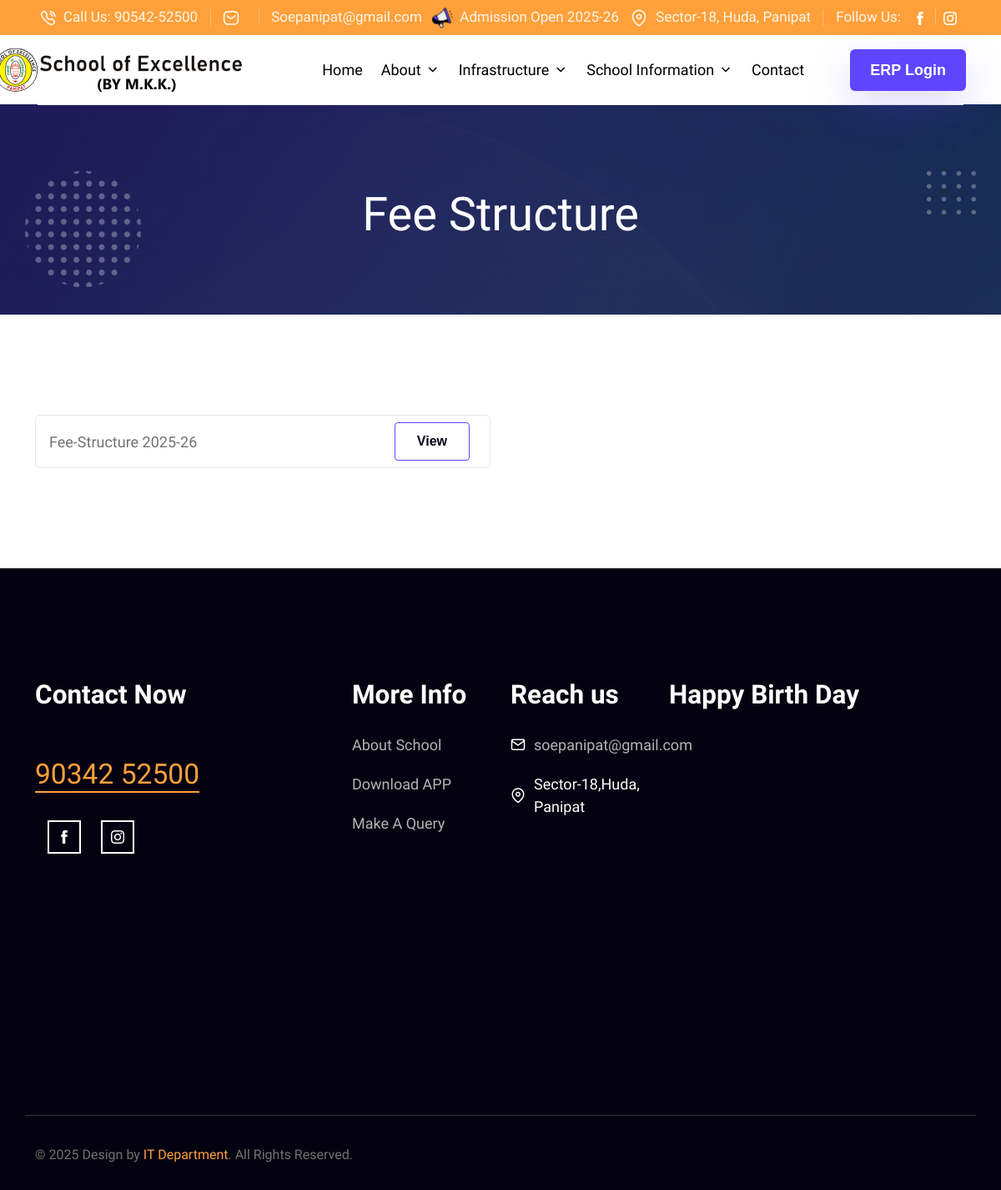
The page /fee-structure.php on the database as committed earlier.
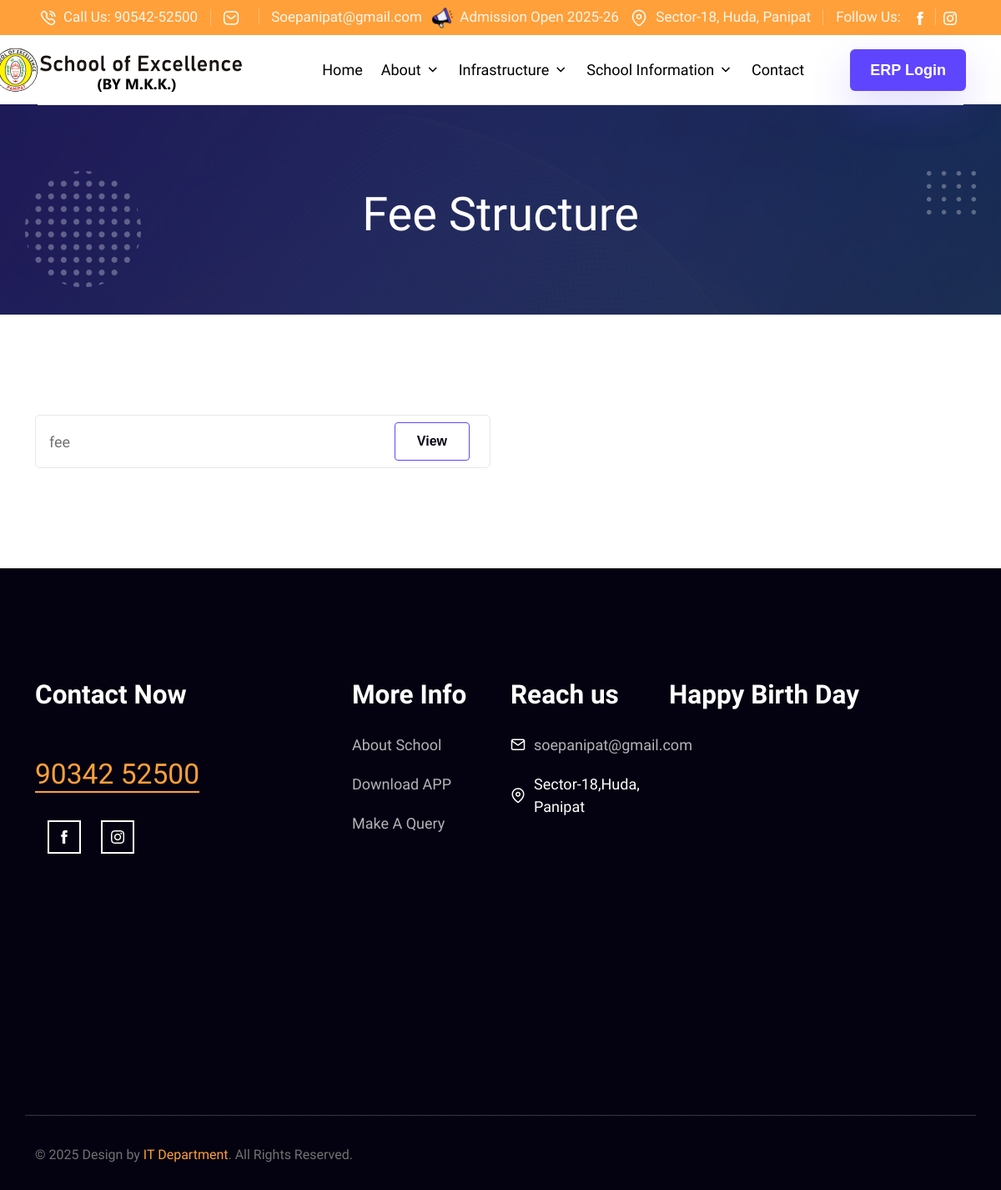
The same page on the database as committed later.
### tables this page shows
CREATE TABLE `pdfs` (
  `id` int(11) NOT NULL,
  `title` varchar(255) DEFAULT NULL,
  `category` varchar(100) DEFAULT NULL,
  `file_name` varchar(255) DEFAULT NULL,
  `upload_date` date DEFAULT NULL
);

### fee-structure.php (the view, shortened to what this page needs)
<?php include('web/header.php'); ?>
<?php include('./admin-panel/db.php'); ?>
<section class="promo-sec" style="background: url('images/promo-bg.jpg')no-repeat center center / cover;">
    <img src="images/promo-left.png" alt="" class="anim-img">
    <img src="images/promo-right.png" alt="" class="anim-img anim-right">
    <div class="container">
        <div class="row">
            <div class="col-lg-12 text-center">
                <h1 class="display-2 text-white">Fee Structure</h1>
            </div>
        </div>
    </div>
</section>
<section class="blog-sec bg-shade sec-padding">
    <div class="container">
        <div class="row">
            <div class="col-sm-6">
                <?php
                $category = 'fee-structure';
                $stmt = $conn->prepare("SELECT title, file_name FROM pdfs WHERE category = ? ORDER BY id DESC");
                $stmt->bind_param("s", $category);
                $stmt->execute();
                $result = $stmt->get_result();
                if ($result->num_rows === 0) {
                    echo "<p>No Fee found.</p>";
                } else {
                    echo "<ul class='list-group'>";
                    while ($row = $result->fetch_assoc()) {
                        echo "<li class='list-group-item d-flex justify-content-between align-items-center'>";
                        echo htmlspecialchars($row['title']);
                        echo "<span>";
                        echo "<a class='btn btn-sm btn-outline-primary me-2' target='_blank' href='./admin-panel/pdfs/uploads/pdfs/" . $row['file_name'] . "'>View</a>";
                        echo "</span></li>";
                    }
                    echo "</ul>";
                }
                ?>
            </div>
        </div>
    </div>
</section>
<?php include('web/footer.php'); ?>

### web/header.php (shortened to what this page needs)
<!DOCTYPE html>
<html lang="zxx">
<head>
 <link rel="stylesheet" href="css/feather.css">
 <link rel="stylesheet" href="css/nice-select2.css">
 <link href="css/glightbox.min.css" rel="stylesheet">
 <link rel="stylesheet" href="css/swiper-bundle.min.css">
 <link rel="stylesheet" href="css/style.css">
 <link rel="stylesheet" href="css/custom.css">
 <link rel="stylesheet" href="https://cdnjs.cloudflare.com/ajax/libs/font-awesome/6.7.2/css/all.min.css" />
</head>
<body>
    <header class="header header-2">
        <div class="top-bar bg-secondary py-2">
            <div class="container-fluid px-lg-5 px-3">
                <div class="d-flex justify-content-between">
                    <div class="quick-connect d-none d-xl-flex align-items-center">
                        <span class="d-none d-lg-block"><img class="me-2" src="images/icons/phone.png" alt="">Call Us: <a
                                class="text-reset" href="tel:+919054252500"> 90542-52500</a></span>
                        <span><img class="me-2" src="images/icons/message.png" alt="Message"><a href="/cdn-cgi/l/email-protection#bfdcd0d1cbdedccbd6d1d9d0ffd8d2ded6d391dcd0d2"><span class="__cf_email__" data-cfemail="6f0a0b1a1700060109002f08020e0603410c0002">Soepanipat@gmail.com</span></a></span>
                    </div>
                    <span class="announce-offer d-none d-md-block"><img class="me-2" width="25"
                            src="images/icons/motivation.png" alt="Offer">Admission Open 2025-26</span>
                    <div class="d-flex align-items-center info-right justify-content-end">
                        <span class="d-none d-lg-block"><img class="me-2" src="images/icons/location.png" alt="location">Sector-18, Huda, Panipat</span>
                        <div class="social-share-alt d-flex align-items-center justify-content-end">
                            <span class="d-none d-sm-block">Follow Us:</span>
                            <span><a href="https://www.facebook.com/schoolofexcellencepanipat"><img src="images/icons/fb-w.png" alt="Facebook"></a></span>
                            <span><a href="https://www.instagram.com/schoolofexcellencepanipat2025/"><img src="images/icons/ins-w.png" alt="Instagram"></a></span>
                        </div>
                    </div>
                </div>
            </div>
        </div>
        <div class="header-nav-wrapper header-sticky">
            <nav class="navbar navbar-expand-xl">
                <div class="container navbar-line">
                    <a class="navbar-brand" href="./index.php"><img src="images/logo.png" alt="Logo"></a>
                    <div
                        class="header-actions position-relative order-xl-3  d-flex align-items-center justify-content-between">
                        <a href="http://curtina.in/soe" class="btn d-none d-lg-block btn-primary shadow border-0 rounded-2">ERP Login</a>
                    </div>
                    <div class="offcanvas bg-info offcanvas-start offcanvas-nav">
                        <div class="offcanvas-body pt-0 align-items-center">
                            <ul class="navbar-nav mx-auto align-items-lg-center">
                                <li class="nav-item dropdown">
                                    <a class="nav-link" href="#" role="button" data-bs-toggle="dropdown"
                                        aria-expanded="false">Home</a>
                                </li>
                                <li class="nav-item dropdown">
                                    <a class="nav-link dropdown-toggle" href="#" role="button" data-bs-toggle="dropdown"
                                        aria-expanded="false">About</a>
                                </li>
                                <li class="nav-item dropdown">
                                    <a class="nav-link dropdown-toggle" href="#" role="button" data-bs-toggle="dropdown"
                                        aria-expanded="false">Infrastructure</a>
                                </li>
                                <li class="nav-item dropdown">
                                    <a class="nav-link dropdown-toggle" href="#" role="button" data-bs-toggle="dropdown"
                                        aria-expanded="false">School Information</a>
                                </li>
                                <li class="nav-item">
                                    <a href="#" class="nav-link">Contact</a>
                                </li>
                            </ul>
                        </div>
                    </div>
                </div>
            </nav>
        </div>
    </header>

### web/footer.php (shortened to what this page needs)
<footer class="footer bg-dark">
    <div class="container">
        <div class="row">
            <div class="col-lg-3 col-sm-6">
                <div class="footer-widget about-footer">
                    <div class="f-logo">
                        <div class=" text-info rounded-3 ">
                            <h3 style="color:#fff;">Contact Now</h3>
                        </div>
                    </div>
                    <a href="tel:+9034252500" class="display-4 cta-link text-secondary txt-white">90342 52500</a>
                    <div class="social-share-alt text-mute mt-4">
                        <a href="https://www.facebook.com/schoolofexcellencepanipat"><img class="footer-icon" src="images/icons/fb-w.png" alt=""></a>
                        <a href="https://www.instagram.com/schoolofexcellencepanipat2025/"><img class="footer-icon" src="images/icons/ins-w.png" alt=""></a>
                    </div>
                </div>
            </div>
            <div class="col-lg-2 offset-lg-1 col-sm-6">
                <div class="footer-widget">
                    <div class=" text-info rounded-3 ">
                        <h3 style="color:#fff;">More Info</h3>
                    </div>
                      <ul class="mt-4">
                        <li><a href="#">About School</a></li>
                        <li><a href="#">Download APP</a></li>
                        <li><a href="#" data-toggle="modal" data-target="#exampleModal">Make A Query</a></li>
                    </ul>
                </div>
            </div>
            <div class="col-lg-2 col-sm-6">
                <div class="footer-widget">
                    <div class=" text-info rounded-3 ">
                        <h3 style="color:#fff;">Reach us</h3>
                    </div>
                    <ul class="mt-4">
                        <li class="d-flex align-items-center">
                            <span><i class="feather-icon icon-mail"></i></span>
                            <a href="mailto:soepanipat@gmail.com">soepanipat@gmail.com</span></a>
                        </li>
                        <li class="d-flex align-items-center">
                            <span><i class="feather-icon icon-map-pin"></i></span>
                            Sector-18,Huda, Panipat
                        </li>
                    </ul>
                </div>
            </div>
            <div class="col-lg-4 ps-xxl-5 col-sm-6">
                <div class="footer-widget post-widget">
                   <div class=" text-info rounded-3 ">
                        <h3 style="color:#fff;">Happy Birth Day</h3>
                    </div>
                    <div class="recent-posts mt-4">
                        <iframe
                            src="https://curtina.in/_EazySchool/Formsweb/StudBday_STM.aspx?AppId=soe&cdn=http://curtina.in/soe"
                            style="height:370px; width:100% ;border:none; margin-left: -70px;"></iframe>
                    </div>
                </div>
            </div>
        </div>
        <div class="row footer-bottom">
            <div class="col-lg-6 col-sm-6 order-2 order-sm-1">
                <p class="m-0 text-mute">© 2025 Design by <a class="text-secondary" href="tel:918950366489">IT Department</a>. All Rights Reserved.</p>
            </div>
            <div class="col-lg-6 col-sm-6 order-1 order-sm-2">
            </div>
        </div>
    </div>
</footer>
</body>
</html>

### css/feather.css (style rules this page uses)
.feather-icon { font-family: "feather-icons"; display: inline-block; line-height: 1; font-weight: normal; font-style: normal; speak: none; text-decoration: inherit; text-transform: none; text-rendering: auto; -webkit-font-smoothing: antialiased; -moz-osx-font-smoothing: grayscale; }
.icon-mail:before { content: "\f193"; }
.icon-map-pin:before { content: "\f194"; }

### css/custom.css (style rules this page uses)
.bg-shade { --bs-bg-opacity: 1; background-color: rgb(255 255 255) !important; }
.txt-white { color: #fff; }
.footer-icon { border: 2px white solid; padding: 10px; }

Rows that differ between the two databases and show on the page:
removed pdfs: title "Fee-Structure 2025-26"
added pdfs: title "fee"
